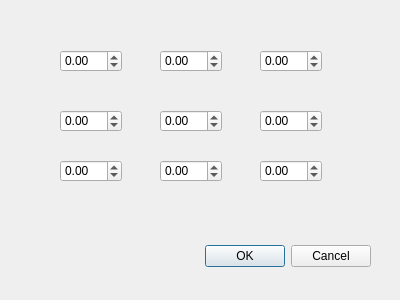
<?xml version="1.0" encoding="UTF-8"?>
<ui version="4.0">
 <class>dialogkernel3</class>
 <widget class="QDialog" name="dialogkernel3">
  <property name="geometry">
   <rect>
    <x>0</x>
    <y>0</y>
    <width>400</width>
    <height>300</height>
   </rect>
  </property>
  <property name="windowTitle">
   <string>Dialog</string>
  </property>
  <widget class="QDialogButtonBox" name="buttonBox">
   <property name="geometry">
    <rect>
     <x>30</x>
     <y>240</y>
     <width>341</width>
     <height>32</height>
    </rect>
   </property>
   <property name="orientation">
    <enum>Qt::Horizontal</enum>
   </property>
   <property name="standardButtons">
    <set>QDialogButtonBox::Cancel|QDialogButtonBox::Ok</set>
   </property>
  </widget>
  <widget class="QDoubleSpinBox" name="doubleSpinBox">
   <property name="geometry">
    <rect>
     <x>60</x>
     <y>50</y>
     <width>62</width>
     <height>22</height>
    </rect>
   </property>
   <property name="minimum">
    <double>-100.000000000000000</double>
   </property>
   <property name="maximum">
    <double>100.000000000000000</double>
   </property>
  </widget>
  <widget class="QDoubleSpinBox" name="doubleSpinBox_2">
   <property name="geometry">
    <rect>
     <x>160</x>
     <y>50</y>
     <width>62</width>
     <height>22</height>
    </rect>
   </property>
   <property name="minimum">
    <double>-100.000000000000000</double>
   </property>
   <property name="maximum">
    <double>100.000000000000000</double>
   </property>
  </widget>
  <widget class="QDoubleSpinBox" name="doubleSpinBox_3">
   <property name="geometry">
    <rect>
     <x>260</x>
     <y>50</y>
     <width>62</width>
     <height>22</height>
    </rect>
   </property>
   <property name="minimum">
    <double>-100.000000000000000</double>
   </property>
   <property name="maximum">
    <double>100.000000000000000</double>
   </property>
  </widget>
  <widget class="QDoubleSpinBox" name="doubleSpinBox_4">
   <property name="geometry">
    <rect>
     <x>60</x>
     <y>110</y>
     <width>62</width>
     <height>22</height>
    </rect>
   </property>
   <property name="minimum">
    <double>-100.000000000000000</double>
   </property>
   <property name="maximum">
    <double>100.000000000000000</double>
   </property>
  </widget>
  <widget class="QDoubleSpinBox" name="doubleSpinBox_5">
   <property name="geometry">
    <rect>
     <x>160</x>
     <y>110</y>
     <width>62</width>
     <height>22</height>
    </rect>
   </property>
   <property name="minimum">
    <double>-100.000000000000000</double>
   </property>
   <property name="maximum">
    <double>100.000000000000000</double>
   </property>
  </widget>
  <widget class="QDoubleSpinBox" name="doubleSpinBox_6">
   <property name="geometry">
    <rect>
     <x>260</x>
     <y>110</y>
     <width>62</width>
     <height>22</height>
    </rect>
   </property>
   <property name="minimum">
    <double>-100.000000000000000</double>
   </property>
   <property name="maximum">
    <double>100.000000000000000</double>
   </property>
  </widget>
  <widget class="QDoubleSpinBox" name="doubleSpinBox_7">
   <property name="geometry">
    <rect>
     <x>60</x>
     <y>160</y>
     <width>62</width>
     <height>22</height>
    </rect>
   </property>
   <property name="minimum">
    <double>-100.000000000000000</double>
   </property>
   <property name="maximum">
    <double>100.000000000000000</double>
   </property>
  </widget>
  <widget class="QDoubleSpinBox" name="doubleSpinBox_8">
   <property name="geometry">
    <rect>
     <x>160</x>
     <y>160</y>
     <width>62</width>
     <height>22</height>
    </rect>
   </property>
   <property name="minimum">
    <double>-100.000000000000000</double>
   </property>
   <property name="maximum">
    <double>100.000000000000000</double>
   </property>
  </widget>
  <widget class="QDoubleSpinBox" name="doubleSpinBox_9">
   <property name="geometry">
    <rect>
     <x>260</x>
     <y>160</y>
     <width>62</width>
     <height>22</height>
    </rect>
   </property>
   <property name="minimum">
    <double>-100.000000000000000</double>
   </property>
   <property name="maximum">
    <double>100.000000000000000</double>
   </property>
  </widget>
 </widget>
 <resources/>
 <connections>
  <connection>
   <sender>buttonBox</sender>
   <signal>accepted()</signal>
   <receiver>dialogkernel3</receiver>
   <slot>accept()</slot>
   <hints>
    <hint type="sourcelabel">
     <x>248</x>
     <y>254</y>
    </hint>
    <hint type="destinationlabel">
     <x>157</x>
     <y>274</y>
    </hint>
   </hints>
  </connection>
  <connection>
   <sender>buttonBox</sender>
   <signal>rejected()</signal>
   <receiver>dialogkernel3</receiver>
   <slot>reject()</slot>
   <hints>
    <hint type="sourcelabel">
     <x>316</x>
     <y>260</y>
    </hint>
    <hint type="destinationlabel">
     <x>286</x>
     <y>274</y>
    </hint>
   </hints>
  </connection>
 </connections>
</ui>
